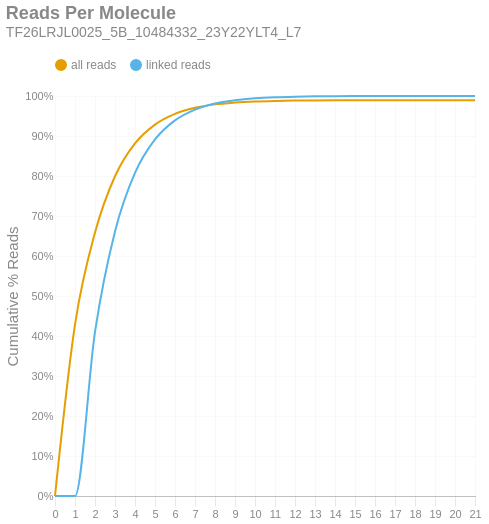

The code cell stored with this chart in its notebook:
### Markdown cell above
### Reads per Molecule
This chart shows the cumulative distribution of the number of reads per linked molecule. That is, how many alignments are associated with a unique molecule. This excludes the number of reads associated with invalid or absent linked-read barcodes. The `linked` histogram is the percentages recalculated when disregarding singletons.

### Code cell
if SKIPLR:
    print_html(f"Skipped")
else:
    counts = np.bincount(valids['reads'].cast(pl.Int64).to_numpy())
    weighted = counts * np.arange(len(counts))
    all_perc = weighted / n_reads
    linked_perc = weighted / n_linked_reads
    linked_perc[1] = 0
    binned_df = pl.DataFrame({
        'readsper': list(range(len(counts))),
        'all reads (cumsum)': np.cumsum(all_perc).tolist(),
        'linked reads (cumsum)': np.cumsum(linked_perc).tolist(),
    })

    with SafeRender(binned_df):
        (
            density_plot(binned_df, 'Reads Per Molecule', samplename, 'readspmol')
            .encode(
                x=alt.X('readsper:O', title=None).axis(labelAngle=0).scale(padding=0),
                y=alt.Y('value:Q', title='Cumulative % Reads').axis(format='%').stack(False),
                color=alt.Color("key:N").scale(domain=["all reads", "linked reads"]),
                tooltip=[
                    alt.Tooltip("key:N", title="Data Type"),
                    alt.Tooltip("readsper:O", title="Reads Per Molecule"),
                    alt.Tooltip("value:Q", format=".2%", title="% Reads (Cum.)")
                ]            
            )
        ).display()

### Figure 1 — Vega-Lite specification as saved in the notebook (floating-point values rounded to 4 significant figures)
{"width": "container", "height": 400, "config": {"title": {"anchor": "start", "dy": -15, "fontSize": 18, "color": "#888888", "subtitleColor": "#888888", "subtitleFontSize": 14}, "arc": {"fill": "#0072B2"}, "axis": {"domainColor": "#888888", "domainWidth": 0.5, "gridWidth": 0.2, "grid": false, "titleFontWeight": 400, "titleFontSize": 15, "labelFontSize": 11, "labelColor": "#888888", "tickColor": "#888888", "tickWidth": 0.2, "titleColor": "#888888"}, "axisBand": {"grid": false}, "axisX": {"grid": true, "tickSize": 10, "domainCap": "round"}, "axisY": {"domain": false, "grid": true, "tickSize": 0, "domainCap": "round"}, "background": "transparent", "header": {"labelFontSize": 15, "labelColor": "#888888", "titleFontSize": 15, "titleFontWeight": 600, "titleColor": "#888888"}, "legend": {"labelFont": "sans-serif", "labelFontSize": 12, "labelColor": "#888888", "symbolSize": 100, "symbolType": "circle", "titleFontSize": 12, "titlePadding": 10, "titleColor": "#888888", "title": null, "orient": "top"}, "range": {"category": ["#E69F00", "#56B4E9", "#009E73", "#F0E442", "#0072B2", "#D55E00", "#CC79A7", "#000000"], "diverging": ["#cfe8f3", "#a2d4ec", "#73bfe2", "#46abdb", "#1696d2", "#12719e"]}, "area": {"fill": "#0072B2", "fillOpacity": 0.7, "line": true, "strokeOpacity": 0.7}, "line": {"color": "#0072B2", "stroke": "#0072B2", "strokeWidth": 2}, "trail": {"color": "#0072B2", "stroke": "#0072B2", "strokeWidth": 0, "size": 1}, "point": {"filled": true, "fillOpacity": 1.0, "size": 95}, "text": {"color": "#888888", "fontSize": 11, "align": "right", "fontWeight": 400, "size": 11}, "bar": {"fill": "#0072B2", "stroke": null}, "view": {"stroke": null, "continuousWidth": 660, "continuousHeight": 400}}, "data": {"name": "data-6818c022153e520d0cfdfe49daeddefe"}, "mark": {"type": "line", "interpolate": "monotone", "point": {"opacity": 0, "size": 275}}, "encoding": {"color": {"field": "key", "scale": {"domain": ["all reads", "linked reads"]}, "type": "nominal"}, "tooltip": [{"field": "key", "title": "Data Type", "type": "nominal"}, {"field": "readsper", "title": "Reads Per Molecule", "type": "ordinal"}, {"field": "value", "format": ".2%", "title": "% Reads (Cum.)", "type": "quantitative"}], "x": {"axis": {"labelAngle": 0}, "field": "readsper", "scale": {"padding": 0}, "title": null, "type": "ordinal"}, "y": {"axis": {"format": "%"}, "field": "value", "stack": false, "title": "Cumulative % Reads", "type": "quantitative"}}, "params": [{"name": "param_c36ac31b6afebe62", "select": {"type": "point", "fields": ["key"]}, "bind": "legend"}], "title": {"text": "Reads Per Molecule", "subtitle": "TF26LRJL0025_5B_10484332_23Y22YLT4_L7"}, "transform": [{"fold": ["all reads (cumsum)", "linked reads (cumsum)"]}, {"calculate": "replace(datum.key, ' (cumsum)', '')", "as": "key"}, {"filter": {"param": "param_c36ac31b6afebe62"}}], "usermeta": {"embedOptions": {"downloadFileName": "TF26LRJL0025_5B_10484332_23Y22YLT4_L7.readspmol"}}, "$schema": "https://vega.github.io/schema/vega-lite/v6.4.1.json", "datasets": {"data-6818c022153e520d0cfdfe49daeddefe": [{"readsper": 0, "all reads (cumsum)": 0.0, "linked reads (cumsum)": 0.0}, {"readsper": 1, "all reads (cumsum)": 0.4286, "linked reads (cumsum)": 0.0}, {"readsper": 2, "all reads (cumsum)": 0.6586, "linked reads (cumsum)": 0.4101}, {"readsper": 3, "all reads (cumsum)": 0.7994, "linked reads (cumsum)": 0.6611}, {"readsper": 4, "all reads (cumsum)": 0.8816, "linked reads (cumsum)": 0.8076}, {"readsper": 5, "all reads (cumsum)": 0.9286, "linked reads (cumsum)": 0.8914}, {"readsper": 6, "all reads (cumsum)": 0.9553, "linked reads (cumsum)": 0.939}, {"readsper": 7, "all reads (cumsum)": 0.9705, "linked reads (cumsum)": 0.966}, {"readsper": 8, "all reads (cumsum)": 0.979, "linked reads (cumsum)": 0.9814}, {"readsper": 9, "all reads (cumsum)": 0.9836, "linked reads (cumsum)": 0.9894}, {"readsper": 10, "all reads (cumsum)": 0.9863, "linked reads (cumsum)": 0.9942}, {"readsper": 11, "all reads (cumsum)": 0.9877, "linked reads (cumsum)": 0.9968}, {"readsper": 12, "all reads (cumsum)": 0.9885, "linked reads (cumsum)": 0.9982}, {"readsper": 13, "all reads (cumsum)": 0.989, "linked reads (cumsum)": 0.9991}, {"readsper": 14, "all reads (cumsum)": 0.9892, "linked reads (cumsum)": 0.9995}, {"readsper": 15, "all reads (cumsum)": 0.9893, "linked reads (cumsum)": 0.9997}, {"readsper": 16, "all reads (cumsum)": 0.9894, "linked reads (cumsum)": 0.9998}, {"readsper": 17, "all reads (cumsum)": 0.9895, "linked reads (cumsum)": 0.9999}, {"readsper": 18, "all reads (cumsum)": 0.9895, "linked reads (cumsum)": 1.0}, {"readsper": 19, "all reads (cumsum)": 0.9895, "linked reads (cumsum)": 1.0}, {"readsper": 20, "all reads (cumsum)": 0.9895, "linked reads (cumsum)": 1.0}, {"readsper": 21, "all reads (cumsum)": 0.9895, "linked reads (cumsum)": 1.0}]}}
